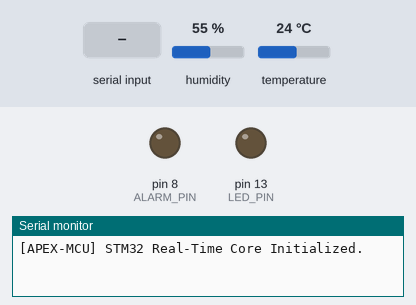
The sketch below on a simulated Arduino Uno, built with avr-gcc and run on an emulated ATmega328P. Parts: output pins drawn as LEDs (lit = HIGH), the last lines printed to the serial monitor. The inputs (shaded band) are chosen by the test bench; at power-on: humidity 55 %, temperature 24 °C.

Above: at 1.2 s.
1.3 s: "1" received over Serial
At 2.5 s:
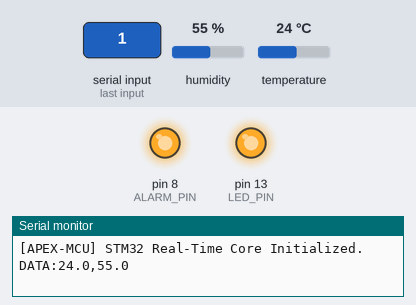
2.8 s: "0" received over Serial
At 3.7 s:
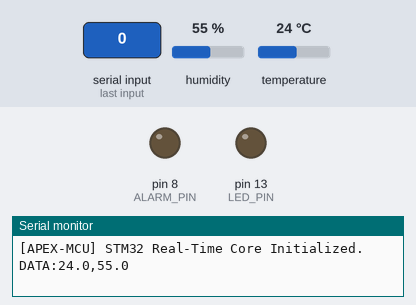
Timing chart, 0 to 5.8 s (numbered marks = the images above; inputs shaded):
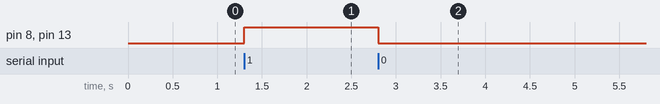

Measured:
- after the input at 1.3 s, pin 8 (ALARM_PIN), pin 13 (LED_PIN): LOW → HIGH at once
- after the input at 2.8 s, pin 8 (ALARM_PIN), pin 13 (LED_PIN): HIGH → LOW at once

The sketch:

sketch.ino
```cpp
#include <DHT.h>

// ==========================================
// 1. Pin Definitions & Constants
// ==========================================
#define DHTPIN 2        // DHT11 Data line connected to Digital Pin D2
#define DHTTYPE DHT11   // Sensor Type: DHT11
#define ALARM_PIN 8     // Hardware Piezo Buzzer / Relay on Pin D8
#define LED_PIN 13      // Built-in Visual Status LED on Pin D13

// ==========================================
// 2. Object Instantiation
// ==========================================
DHT dht(DHTPIN, DHTTYPE);
unsigned long lastSensorRead = 0;

void setup() {
  // Initialize UART serial bridge communicating with Qualcomm Linux MPU
  Serial.begin(9600);

  // Initialize DHT11 sensor
  dht.begin();

  // Configure hardware actuator output pins
  pinMode(ALARM_PIN, OUTPUT);
  pinMode(LED_PIN, OUTPUT);

  // Default state: Alarm and LED turned OFF
  digitalWrite(ALARM_PIN, LOW);
  digitalWrite(LED_PIN, LOW);

  // Send startup acknowledgment
  Serial.println(F("[APEX-MCU] STM32 Real-Time Core Initialized."));
}

void loop() {
  // --------------------------------------------------------------------------
  // 1. Process Real-Time Actuation Commands from Linux Vision AI (app.py)
  // --------------------------------------------------------------------------
  if (Serial.available() > 0) {
    char cmd = Serial.read();

    if (cmd == '1') {
      // Intruder/Poacher Detected: Trigger Hardware Siren & Status LED
      digitalWrite(ALARM_PIN, HIGH);
      digitalWrite(LED_PIN, HIGH);
    }
    else if (cmd == '0') {
      // Sector Clear / Silenced: Deactivate Siren & Status LED
      digitalWrite(ALARM_PIN, LOW);
      digitalWrite(LED_PIN, LOW);
    }
  }

  // --------------------------------------------------------------------------
  // 2. Read & Stream Environmental Telemetry Every 2000 ms (2 seconds)
  // --------------------------------------------------------------------------
  if (millis() - lastSensorRead >= 2000) {
    lastSensorRead = millis();

    float temp = dht.readTemperature();
    float hum = dht.readHumidity();

    // Verify valid non-NaN readings before transmitting
    if (!isnan(temp) && !isnan(hum)) {
      // Transmission Protocol Format: "DATA:<temperature>,<humidity>\n"
      Serial.print(F("DATA:"));
      Serial.print(temp, 1);
      Serial.print(F(","));
      Serial.println(hum, 1);
    }
  }
}
```
